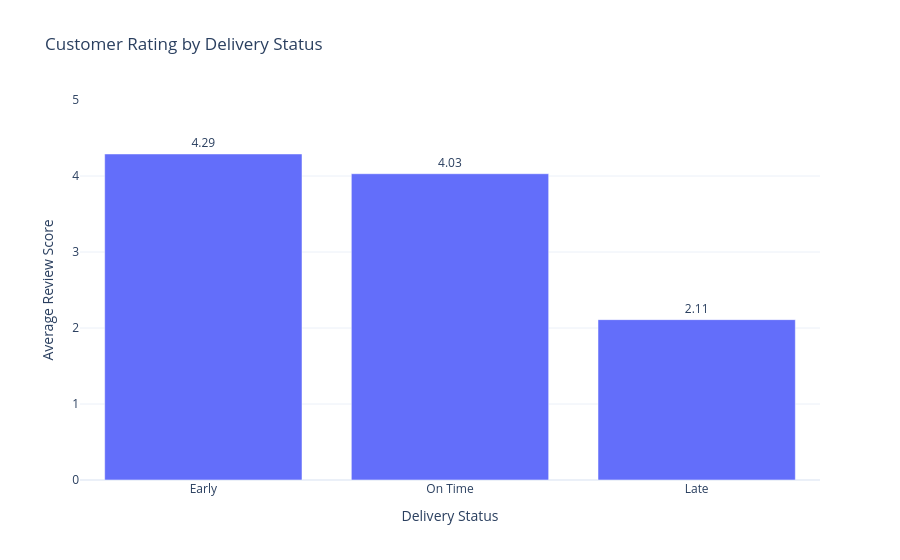

Notebook code for this chart:
### Code cell
delivery_rating = (
    dashboard_delivery
    .sort_values('average_review', ascending=False)
)

fig = px.bar(
    delivery_rating,
    x='delivery_status',
    y='average_review',
    title='Customer Rating by Delivery Status',
    text='average_review'
)

fig.update_traces(
    texttemplate='%{text:.2f}',
    textposition='outside'
)

fig.update_layout(
    xaxis_title='Delivery Status',
    yaxis_title='Average Review Score',
    yaxis=dict(range=[0, 5]),
    template='plotly_white'
)

fig.show()

### Figure 1 — Plotly figure (JSON) as saved in the notebook; plotly's stock layout.template omitted (floating-point values rounded to 4 significant figures)
{"data": [{"hovertemplate": "delivery_status=%{x}<br>average_review=%{text}<extra></extra>", "legendgroup": "", "marker": {"color": "#636efa", "pattern": {"shape": ""}}, "name": "", "orientation": "v", "showlegend": false, "text": [4.29, 4.03, 2.11], "textposition": "outside", "texttemplate": "%{text:.2f}", "type": "bar", "x": ["Early", "On Time", "Late"], "xaxis": "x", "y": [4.29, 4.03, 2.11], "yaxis": "y"}], "layout": {"barmode": "relative", "legend": {"tracegroupgap": 0}, "title": {"text": "Customer Rating by Delivery Status"}, "xaxis": {"anchor": "y", "domain": [0, 1], "title": {"text": "Delivery Status"}}, "yaxis": {"anchor": "x", "domain": [0, 1], "range": [0, 5], "title": {"text": "Average Review Score"}}}}
